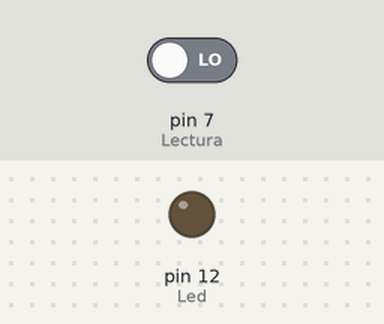
A sketch run on a simulated Arduino Uno, built with avr-gcc and run on an emulated ATmega328P. Shown: output pins drawn as LEDs (lit = HIGH). Inputs (shaded band) come from the test bench; at power-on: pin 7 (Lectura) LOW.

Above: at 1.2 s.
1.3 s: pin 7 (Lectura) driven HIGH
At 2.2 s:
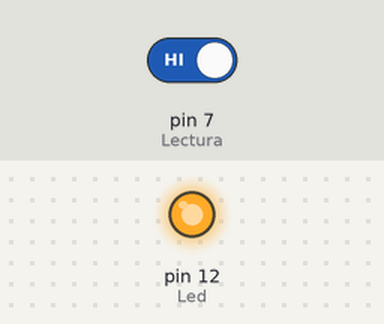
2.8 s: pin 7 (Lectura) driven LOW
At 3.4 s:
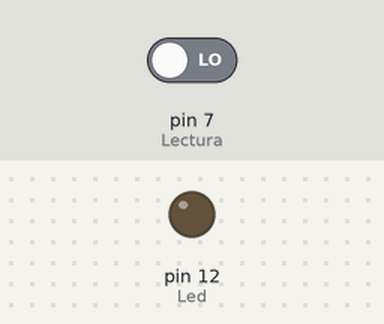
Timing chart, 0 to 5.8 s (numbered marks = the images above; inputs shaded):
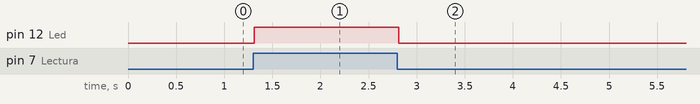

Measured:
- after the input at 1.3 s, pin 12 (Led): LOW → HIGH at once
- after the input at 2.8 s, pin 12 (Led): HIGH → LOW at once

The sketch:

PIR.ino
```cpp
/*
Talos Electronics
 8-Noviembre-2015
 Rafael lozano Rolón
 */
//Declaración de variables
int Lectura=7;
int Pir=0;
int Led=12;

void setup ()
{
  pinMode(Lectura,INPUT);//Definir lectura como entrada
  pinMode(Led,OUTPUT); //Definir Led como salida
}

void loop()
{
  Pir=digitalRead(Lectura);//Guardar el valor del sensor en la variable pir
  delay(10);//esperar 10 ms
  if(Pir==HIGH)//Si el pir manda un 1
  {
    digitalWrite(Led,HIGH); //Encender el led
  }
  else//De lo contrario
  {
    digitalWrite(Led,LOW); //Apagar el Led
  }
}
```
